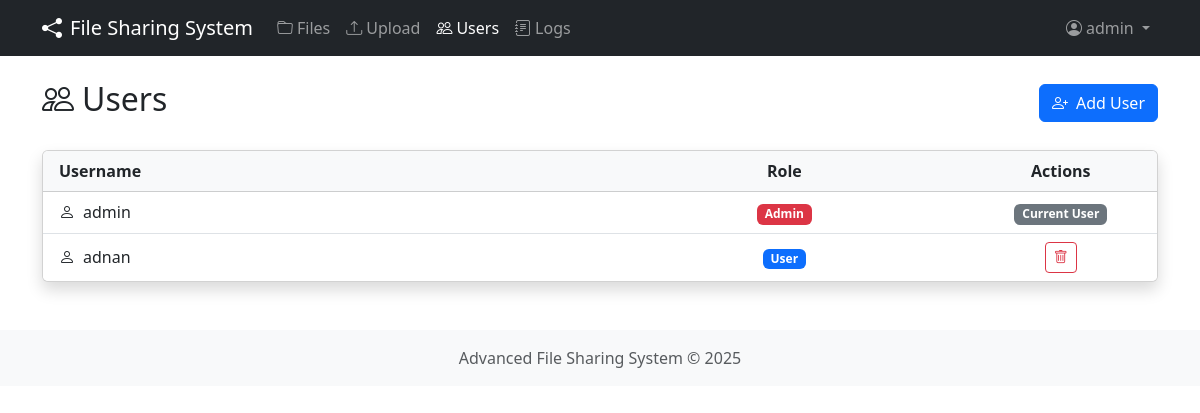
Page /users (signed in) on the earlier database version.
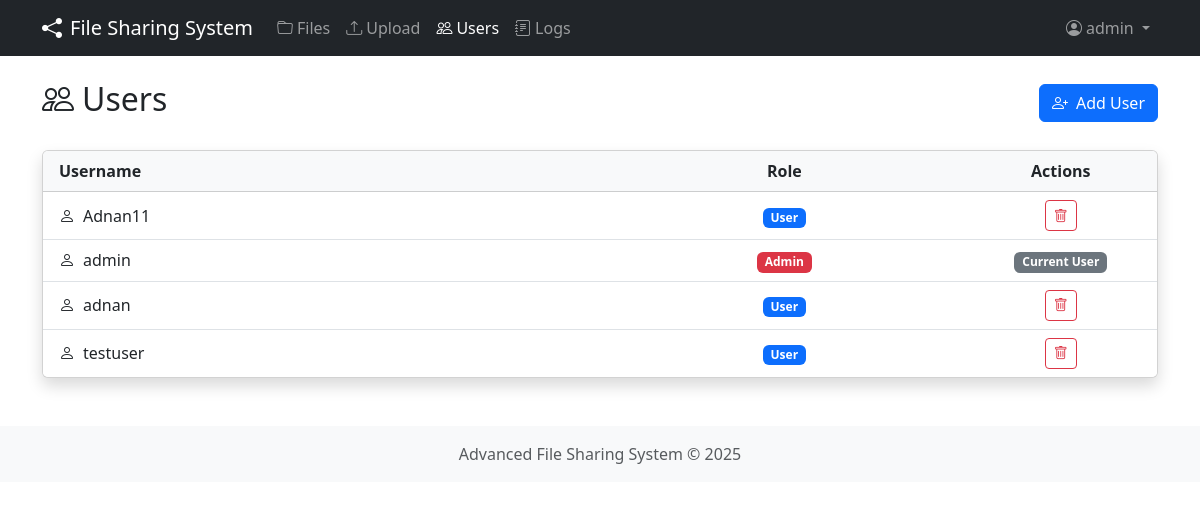
Same page on the later database version.
### tables this page shows
CREATE TABLE users (
                username TEXT PRIMARY KEY,
                password_hash TEXT NOT NULL,
                role TEXT NOT NULL,
                created_at TIMESTAMP DEFAULT CURRENT_TIMESTAMP
            );

### server/web_server.py (the view)
@app.route('/users')
@login_required
def users():
    if current_user.role != ROLE_ADMIN:
        flash('You do not have permission to view users', 'danger')
        return redirect(url_for('files'))
    users_dict = db.list_users()
    users_list = []
    for username, user_data in users_dict.items():
        users_list.append({
            'username': username,
            'role': user_data['role']
        })
    return render_template('users.html', users=users_list)

### database.py (called while the page is built)
    def get_user_role(self, username):
        try:
            conn = sqlite3.connect(self.db_file)
            cursor = conn.cursor()
            cursor.execute("SELECT role FROM users WHERE username = ?", (username,))
            result = cursor.fetchone()
            conn.close()
            if result:
                return result[0]
            return None
        except Exception as e:
            logger.error(f"Error getting user role: {str(e)}")
            return None

    def list_users(self):
        try:
            conn = sqlite3.connect(self.db_file)
            cursor = conn.cursor()
            cursor.execute("SELECT username, role FROM users ORDER BY username")
            result = cursor.fetchall()
            conn.close()
            if not result:
                logger.warning("No users found in database")
                return {}
            users = {username: {"role": role} for username, role in result}
            logger.info(f"Retrieved {len(users)} users from database")
            return users
        except Exception as e:
            logger.error(f"Error listing users: {str(e)}")
            return {}

### server/web_server.py (called while the page is built)
@login_manager.user_loader
def load_user(user_id):
    role = db.get_user_role(user_id)
    if role:
        return User(user_id, role)
    return None

@app.context_processor
def inject_now():
    return {'now': datetime.now()}

### server/templates/users.html (shortened to what this page needs)
{% extends "base.html" %}
{% block content %}
<div class="d-flex justify-content-between align-items-center mb-4">
    <h2><i class="bi bi-people me-2"></i>Users</h2>
    <a href="{{ url_for('add_user') }}" class="btn btn-primary">
        <i class="bi bi-person-plus me-2"></i>Add User
    </a>
</div>
{% if users %}
<div class="card shadow">
    <div class="card-header bg-light">
        <div class="row">
            <div class="col-md-6">
                <strong>Username</strong>
            </div>
            <div class="col-md-4 text-center">
                <strong>Role</strong>
            </div>
            <div class="col-md-2 text-center">
                <strong>Actions</strong>
            </div>
        </div>
    </div>
    <div class="list-group list-group-flush">
        {% for user in users %}
        <div class="list-group-item">
            <div class="row align-items-center">
                <div class="col-md-6">
                    <i class="bi bi-person me-2"></i>{{ user.username }}
                </div>
                <div class="col-md-4 text-center">
                    {% if user.role == 'admin' %}
                    <span class="badge bg-danger">Admin</span>
                    {% else %}
                    <span class="badge bg-primary">User</span>
                    {% endif %}
                </div>
                <div class="col-md-2 text-center">
                    {% if user.username != current_user.username %}
                    <button type="button" class="btn btn-sm btn-outline-danger" title="Delete"
                            data-bs-toggle="modal" data-bs-target="#deleteUserModal"
                            data-username="{{ user.username }}">
                        <i class="bi bi-trash"></i>
                    </button>
                    {% else %}
                    <span class="badge bg-secondary">Current User</span>
                    {% endif %}
                </div>
            </div>
        </div>
        {% endfor %}
    </div>
</div>
{% else %}
<div class="alert alert-info">
    <i class="bi bi-info-circle me-2"></i>No users found.
</div>
{% endif %}
{% endblock %}

### server/templates/base.html (shortened to what this page needs)
<!DOCTYPE html>
<html lang="en">
<head>
    <link href="https://cdn.jsdelivr.net/npm/bootstrap@5.3.0/dist/css/bootstrap.min.css" rel="stylesheet">
    <link rel="stylesheet" href="https://cdn.jsdelivr.net/npm/bootstrap-icons@1.10.0/font/bootstrap-icons.css">
    <link rel="stylesheet" href="{{ url_for('static', filename='css/style.css') }}">
</head>
<body>
    <nav class="navbar navbar-expand-lg navbar-dark bg-dark">
        <div class="container">
            <a class="navbar-brand" href="{{ url_for('index') }}">
                <i class="bi bi-share-fill me-2"></i>File Sharing System
            </a>
            <div class="collapse navbar-collapse" id="navbarNav">
                <ul class="navbar-nav me-auto">
                    {% if current_user.is_authenticated %}
                    <li class="nav-item">
                        <a class="nav-link {% if request.endpoint == 'files' %}active{% endif %}" href="{{ url_for('files') }}">
                            <i class="bi bi-folder me-1"></i>Files
                        </a>
                    </li>
                    <li class="nav-item">
                        <a class="nav-link {% if request.endpoint == 'upload' %}active{% endif %}" href="{{ url_for('upload') }}">
                            <i class="bi bi-upload me-1"></i>Upload
                        </a>
                    </li>
                    {% if current_user.role == 'admin' %}
                    <li class="nav-item">
                        <a class="nav-link {% if request.endpoint == 'users' %}active{% endif %}" href="{{ url_for('users') }}">
                            <i class="bi bi-people me-1"></i>Users
                        </a>
                    </li>
                    <li class="nav-item">
                        <a class="nav-link {% if request.endpoint == 'logs' %}active{% endif %}" href="{{ url_for('logs') }}">
                            <i class="bi bi-journal-text me-1"></i>Logs
                        </a>
                    </li>
                    {% endif %}
                    {% endif %}
                </ul>
                <ul class="navbar-nav">
                    {% if current_user.is_authenticated %}
                    <li class="nav-item dropdown">
                        <a class="nav-link dropdown-toggle" href="#" id="userDropdown" role="button" data-bs-toggle="dropdown">
                            <i class="bi bi-person-circle me-1"></i>{{ current_user.username }}
                        </a>
                    </li>
                    {% else %}
                    <li class="nav-item">
                        <a class="nav-link" href="{{ url_for('login') }}">Login</a>
                    </li>
                    {% endif %}
                </ul>
            </div>
        </div>
    </nav>
    <div class="container mt-4">
        {% block content %}{% endblock %}
    </div>
    <footer class="footer mt-5 py-3 bg-light">
        <div class="container text-center">
            <span class="text-muted">Advanced File Sharing System &copy; {{ now.year }}</span>
        </div>
    </footer>
</body>
</html>

### server/static/css/style.css (style rules this page uses)
body { min-height: 100vh; display: flex; flex-direction: column; }
.footer { margin-top: auto; }
.card.shadow { box-shadow: 0 0.5rem 1rem rgba(0, 0, 0, 0.15) !important; transition: box-shadow 0.3s ease; }
.btn { transition: all 0.2s ease; }

Differences in the rows shown:
added users: username "Adnan11", role "User"
added users: username "testuser", role "User"
